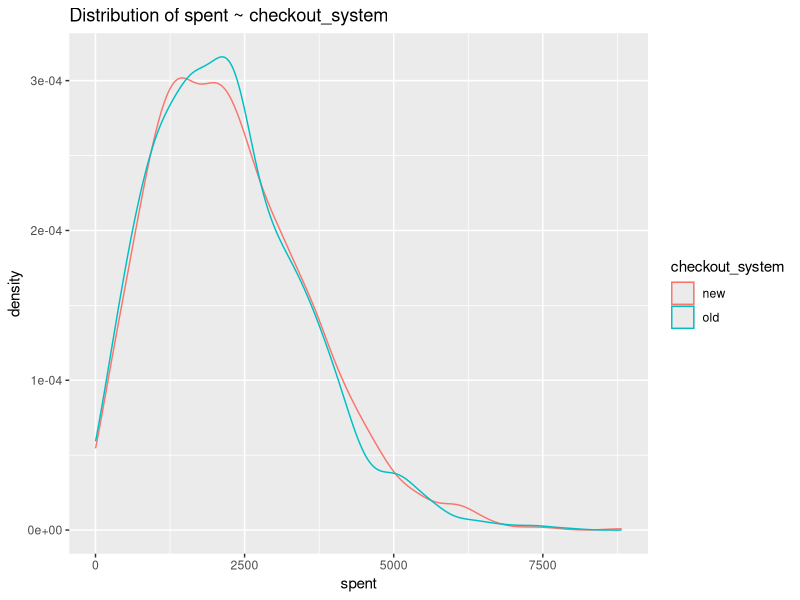
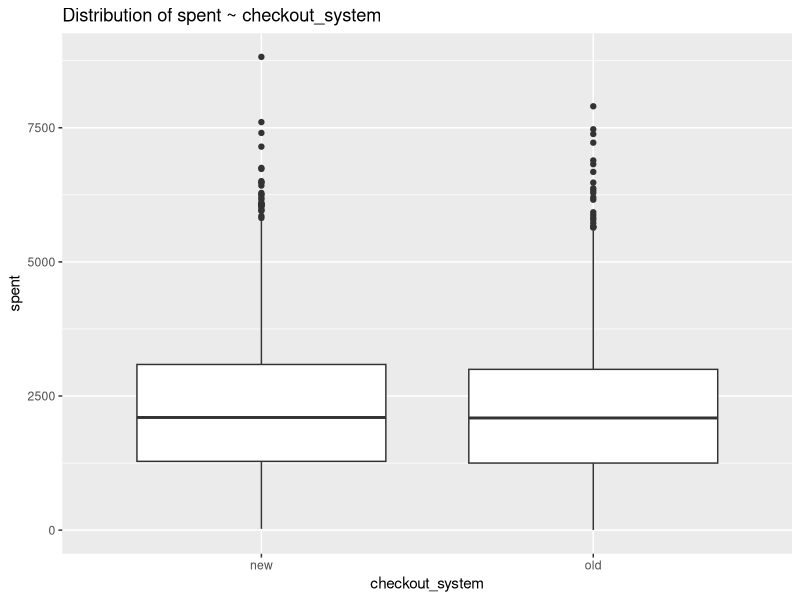
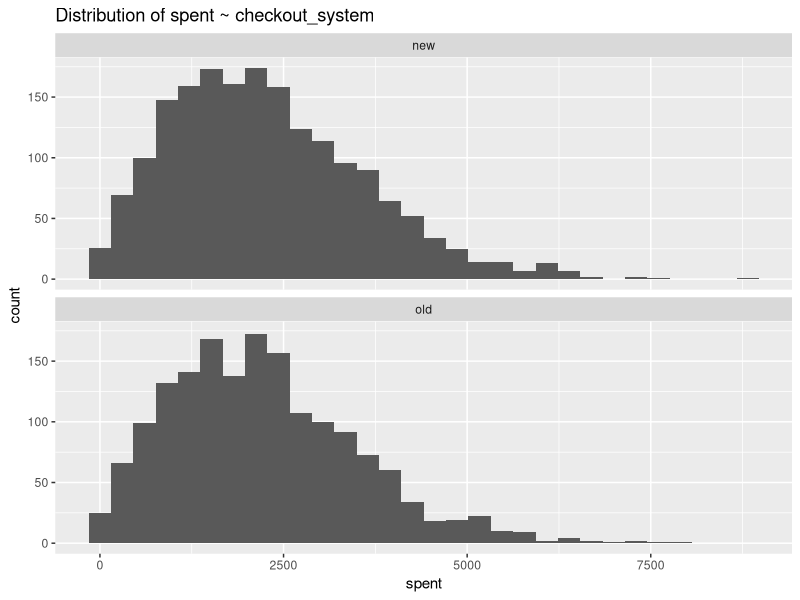

Recreate these plots in R, in order.
## ---- chunk 1
knitr::opts_chunk$set(echo = TRUE, message = FALSE, warning = FALSE)

## ---- chunk 2
library(tidyverse)
v <- read_csv("velo.csv")
## ---- chunk 3
#Density plot
ggplot(v, aes(x = spent, col = checkout_system))+ geom_density() + labs(title = "Distribution of spent ~ checkout_system")
## ---- chunk 4
#Box Plot
ggplot(v,aes(x=checkout_system,y=spent))+geom_boxplot()+ labs(title = "Distribution of spent ~ checkout_system")
## ---- chunk 5
#Histogram Plot
ggplot(v, aes(x = spent))+ geom_histogram()  +facet_wrap(~checkout_system, ncol = 1) +  labs(title = "Distribution of spent ~ checkout_system")
## ---- chunk 6
v %>% group_by(checkout_system) %>% 
summarize(n=n(), mean = mean(spent), median = median(spent), sd=sd(spent),
standarderror = (sd/sqrt(n)) , lowerboundCI = (mean - 1.96 * standarderror) , upperboundCI = (mean + 1.96 * standarderror))
## ---- chunk 7
t.test(x=filter(v, checkout_system == "new")$spent, y=filter(v, checkout_system == "old")$spent,
alternative = c("two.sided"))
## ---- chunk 8
v %>% group_by(checkout_system,device) %>% 
summarize(n=n(), mean = mean(spent), median = median(spent), sd=sd(spent),
standarderror = (sd/sqrt(n)) , lowerboundCI = (mean - 1.96 * standarderror) , upperboundCI = (mean + 1.96 * standarderror))
## ---- chunk 9
t.test(x=filter(v, checkout_system == "new" & device == "mobile")$spent, y=filter(v, checkout_system == "old" & device == "mobile")$spent, alternative = c("two.sided"))
